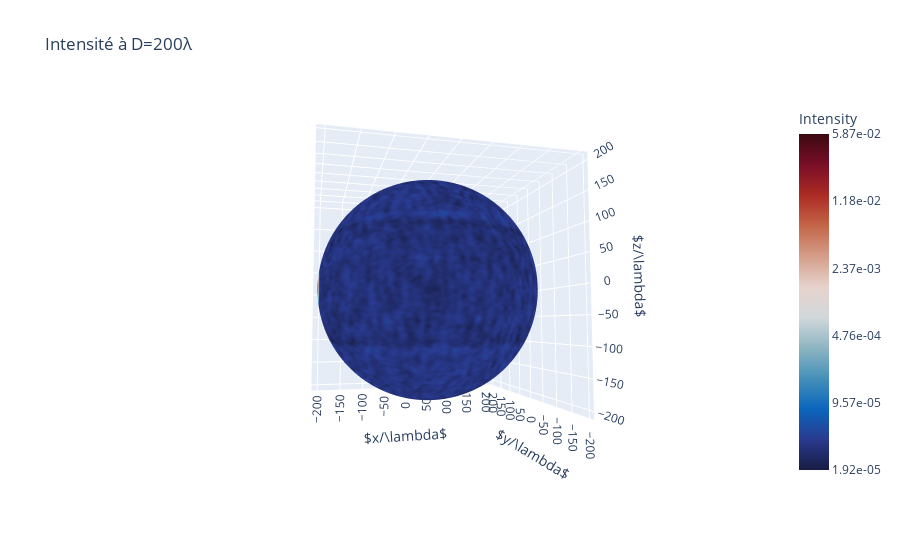

Source (notebook cell):
### Code cell
I = np.load("output/3D_band_gap/intensity.npy")
x = np.load("output/3D_band_gap/x.npy")
y = np.load("output/3D_band_gap/y.npy")
z = np.load("output/3D_band_gap/z.npy")

show_intensity_3D_plotly_scatter(I, x, y, z, 200, [])

### Figure 1 — Plotly figure (JSON) as saved in the notebook; plotly's stock layout.template omitted (floating-point values rounded to 4 significant figures; data arrays with more than 128 entries replaced by an {"elided": "..."} marker saying what was removed)
{"data": [{"marker": {"color": {"elided": "80000 float values"}, "colorbar": {"ticktext": ["1.92e-05", "9.57e-05", "4.76e-04", "2.37e-03", "1.18e-02", "5.87e-02"], "tickvals": [-4.716, -4.019, -3.322, -2.625, -1.929, -1.232], "title": {"text": "Intensity"}}, "colorscale": [[0, "rgb(23, 28, 66)"], [0.09091, "rgb(41, 58, 143)"], [0.1818, "rgb(11, 102, 189)"], [0.2727, "rgb(69, 144, 185)"], [0.3636, "rgb(142, 181, 194)"], [0.4545, "rgb(210, 216, 219)"], [0.5455, "rgb(230, 210, 204)"], [0.6364, "rgb(213, 157, 137)"], [0.7273, "rgb(196, 101, 72)"], [0.8182, "rgb(172, 43, 36)"], [0.9091, "rgb(120, 14, 40)"], [1, "rgb(60, 9, 17)"]], "size": 2}, "mode": "markers", "type": "scatter3d", "x": {"elided": "80000 float values"}, "y": {"elided": "80000 float values"}, "z": {"elided": "80000 float values"}}], "layout": {"scene": {"camera": {"eye": {"x": -0.5, "y": -2, "z": -0.15}}, "xaxis": {"title": {"text": "$x/\\lambda$"}}, "yaxis": {"title": {"text": "$y/\\lambda$"}}, "zaxis": {"title": {"text": "$z/\\lambda$"}}}, "title": {"text": "Intensité à D=200λ"}}}
